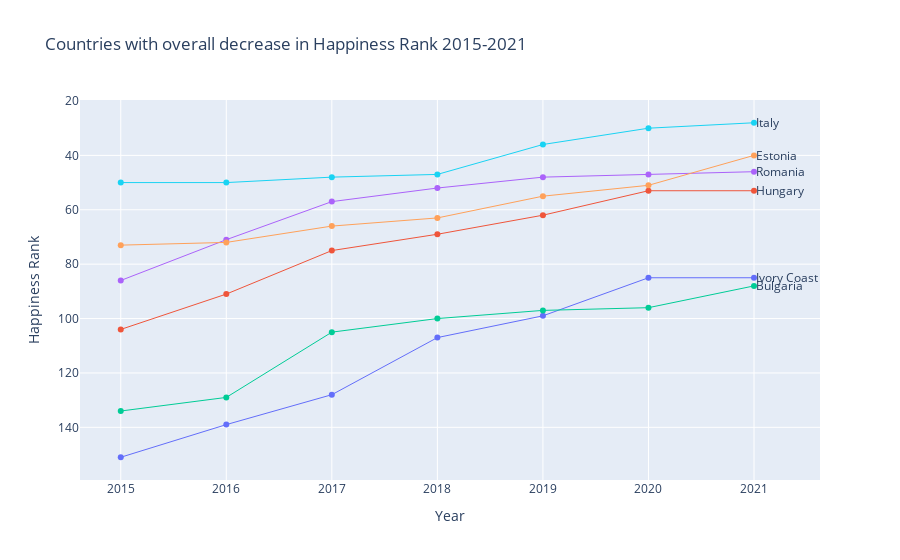

The code cell stored with this chart in its notebook:
### Code cell
import plotly.graph_objs as go

dr = decreasing_ranks

### Figure 1 — Plotly figure (JSON) as saved in the notebook; plotly's stock layout.template omitted (floating-point values rounded to 4 significant figures)
{"data": [{"line": {"width": 1}, "name": "Ivory Coast", "showlegend": false, "type": "scatter", "x": ["2015", "2016", "2017", "2018", "2019", "2020", "2021"], "y": [151, 139, 128, 107, 99, 85, 85]}, {"line": {"width": 1}, "name": "Hungary", "showlegend": false, "type": "scatter", "x": ["2015", "2016", "2017", "2018", "2019", "2020", "2021"], "y": [104, 91, 75, 69, 62, 53, 53]}, {"line": {"width": 1}, "name": "Bulgaria", "showlegend": false, "type": "scatter", "x": ["2015", "2016", "2017", "2018", "2019", "2020", "2021"], "y": [134, 129, 105, 100, 97, 96, 88]}, {"line": {"width": 1}, "name": "Romania", "showlegend": false, "type": "scatter", "x": ["2015", "2016", "2017", "2018", "2019", "2020", "2021"], "y": [86, 71, 57, 52, 48, 47, 46]}, {"line": {"width": 1}, "name": "Estonia", "showlegend": false, "type": "scatter", "x": ["2015", "2016", "2017", "2018", "2019", "2020", "2021"], "y": [73, 72, 66, 63, 55, 51, 40]}, {"line": {"width": 1}, "name": "Italy", "showlegend": false, "type": "scatter", "x": ["2015", "2016", "2017", "2018", "2019", "2020", "2021"], "y": [50, 50, 48, 47, 36, 30, 28]}], "layout": {"annotations": [{"showarrow": false, "text": "Ivory Coast", "textangle": 0, "x": 6, "xanchor": "left", "y": 85, "yanchor": "middle"}, {"showarrow": false, "text": "Hungary", "textangle": 0, "x": 6, "xanchor": "left", "y": 53, "yanchor": "middle"}, {"showarrow": false, "text": "Bulgaria", "textangle": 0, "x": 6, "xanchor": "left", "y": 88, "yanchor": "middle"}, {"showarrow": false, "text": "Romania", "textangle": 0, "x": 6, "xanchor": "left", "y": 46, "yanchor": "middle"}, {"showarrow": false, "text": "Estonia", "textangle": 0, "x": 6, "xanchor": "left", "y": 40, "yanchor": "middle"}, {"showarrow": false, "text": "Italy", "textangle": 0, "x": 6, "xanchor": "left", "y": 28, "yanchor": "middle"}], "title": {"text": "Countries with overall decrease in Happiness Rank 2015-2021"}, "xaxis": {"title": {"text": "Year"}}, "yaxis": {"autorange": "reversed", "title": {"text": "Happiness Rank"}}}}
